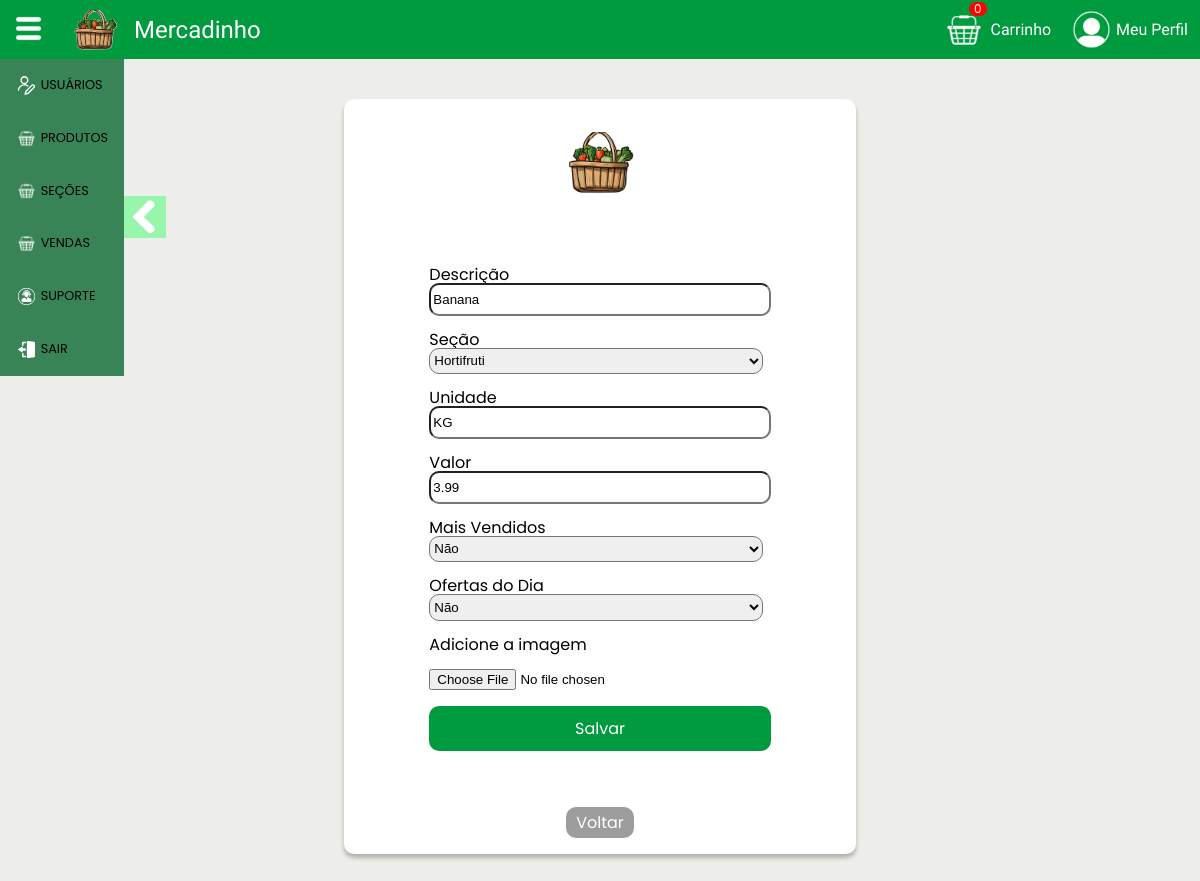
Page /adm_produto_alterar.php?id=1 (signed in) on the committed database.
### tables this page shows
CREATE TABLE `produtos` (
  `idProd` int(11) NOT NULL,
  `descricao` varchar(100) NOT NULL,
  `unidade` varchar(2) NOT NULL,
  `preco` float NOT NULL,
  `secao` int(11) NOT NULL,
  `ofertaDia` varchar(1) NOT NULL,
  `maisVendidos` varchar(1) NOT NULL
);

CREATE TABLE `secoes` (
  `idSecao` int(11) NOT NULL,
  `nomeSecao` varchar(30) NOT NULL
);

### adm_produto_alterar.php (the view, shortened to what this page needs)
<?php
    include("./template/topo.php");
    include("./template/menu_perfil_adm.php");
    include("./connection/connection.php");
    $id = $_GET["id"];
    $sql = "SELECT * FROM produtos WHERE idProd = $id";
    $rs = $con->query($sql);
    $dados = $rs->fetch_assoc();
    $idSecao = $dados["secao"];
?>
<div class="conteudo_centralizado">
    <section class="form_cadastro">
        <div class="card card-cadastro">
            <img src="assets/img/logo.svg" class="form_img">
            <form action="adm_produto_alterar_salvar.php" method="post" class="form_cadastro" enctype="multipart/form-data">
                <br/>
                <label class="form_titulo">Descrição</label>
                <input type="text" name="descricao" value="<?php echo $dados["descricao"];?>" class="form_campo"/>
                <br/>
                <label class="form_titulo">Seção</label>
                <select name="secao" class="form_campo">
                    <?php
                        $sqlSecaoProd = "SELECT * FROM secoes WHERE idSecao = $idSecao";
                        $rsSecaoProd = $con->query($sqlSecaoProd);
                        $dadosSecao = $rsSecaoProd->fetch_assoc();
                        echo"<option value='".$dadosSecao["idSecao"]."'>".$dadosSecao["nomeSecao"]."</option>";
                    ?>
                    </select>
                <br/>
                <label class="form_titulo">Unidade</label>
                <input type="text" name="unidade" value="<?php echo $dados["unidade"];?>" class="form_campo"/>
                <br/>
                <label class="form_titulo">Valor</label>
                <input type="text" name="preco" value="<?php echo $dados["preco"];?>" class="form_campo"/>
                <br/>
                <label class="form_titulo">Mais Vendidos</label>
                <select name="maisVendido" class="form_campo">
                        <option value="N">Não</option>
                </select>
                <br/>
                <label class="form_titulo">Ofertas do Dia</label>
                <select name="ofertaDia" class="form_campo">
                        <option value="N">Não</option>
                </select>
                <label class="form_titulo">Adicione a imagem</label>
                <br/>
                <input type="file" name="imagem" class="form_arquivo"/>
                <br/>
                <input type="submit" value="Salvar" class="botao botao-verde botao-medio"/>
                <br/>
            </form>
            <button class="botao botao-cinza botao-medio"><a href="adm_produtos.php" class="botao botao-cinza botao-medio">Voltar</a></button>
        </div>
    </section>
</div>

### assets/css/style.css (style rules this page uses)
:root { --cor-fundo: #EDEEE9; --cor-fundo-card: #FFFFFF; --cor-fundo-lista: #D6F7DD; --cor-fundo-menu: #398457; --cor-principal: #009B3E; --cor-fonte-principal: #000000; --cor-fonte-secundaria: #FFFFFF; --cor-fonte-terciaria: #009B3E; --cor-botao-principal: #009B3E; --cor-botao-secundario: #9D9D9D; --cor-quantidade-carrinho: #FF0202; --fonte-principal: "Jua"; --fonte-secundaria: "Poppins"; }
body { box-sizing: border-box; background-color: var(--cor-fundo); font-family: var(--fonte-principal); font-size: 1em; }

### assets/css/main.css (style rules this page uses)
.conteudo_centralizado { display: flex; align-items: center; justify-content: space-around; }

### assets/css/botao.css (style rules this page uses)
.botao { border-radius: 10px; text-decoration: none; text-align: center; }
.botao-verde { font-size: 1.5em; padding: 0.5em; color: var(--cor-fonte-secundaria); background-color: var(--cor-botao-principal); border: solid 2px var(--cor-botao-principal); }
.botao-cinza { font-size: 1.5em; color: var(--cor-fonte-secundaria); background-color: var(--cor-botao-secundario); border: solid 2px var(--cor-botao-secundario); }
.botao-medio { font-size: 1em; font-family: var(--fonte-secundaria); }

### assets/css/card.css (style rules this page uses)
.card { height: auto; display: flex; flex-direction: column; background-color: var(--cor-fundo-card); box-shadow: 0px 4px 4px rgba(0, 0, 0, 0.25); border-radius: 10px; padding: 0.7em; }
.card-cadastro { width: 15em; align-items: center; }
@media screen and (min-width: 1024px) { .card { padding: 1em; } }
@media screen and (min-width: 1024px) { .card-cadastro { width: 30em; align-items: center; } }

### assets/css/form.css (style rules this page uses)
form { display: flex; flex-direction: column; }
.form_cadastro { margin: 5vh 0; }
.form_img { width: 6em; height: 6em; }
.form_titulo { font-family: var(--fonte-secundaria); }
.form_campo { height: 2em; width: 12em; border-radius: 10px; }
.form_arquivo { width: 12em; }
@media screen and (min-width: 1024px) { .form_campo, .form_arquivo { width: 25em; } }

### rows in the picture
produtos: descricao "Banana", unidade "KG", preco "3.99"
secoes: secao "Hortifruti"
